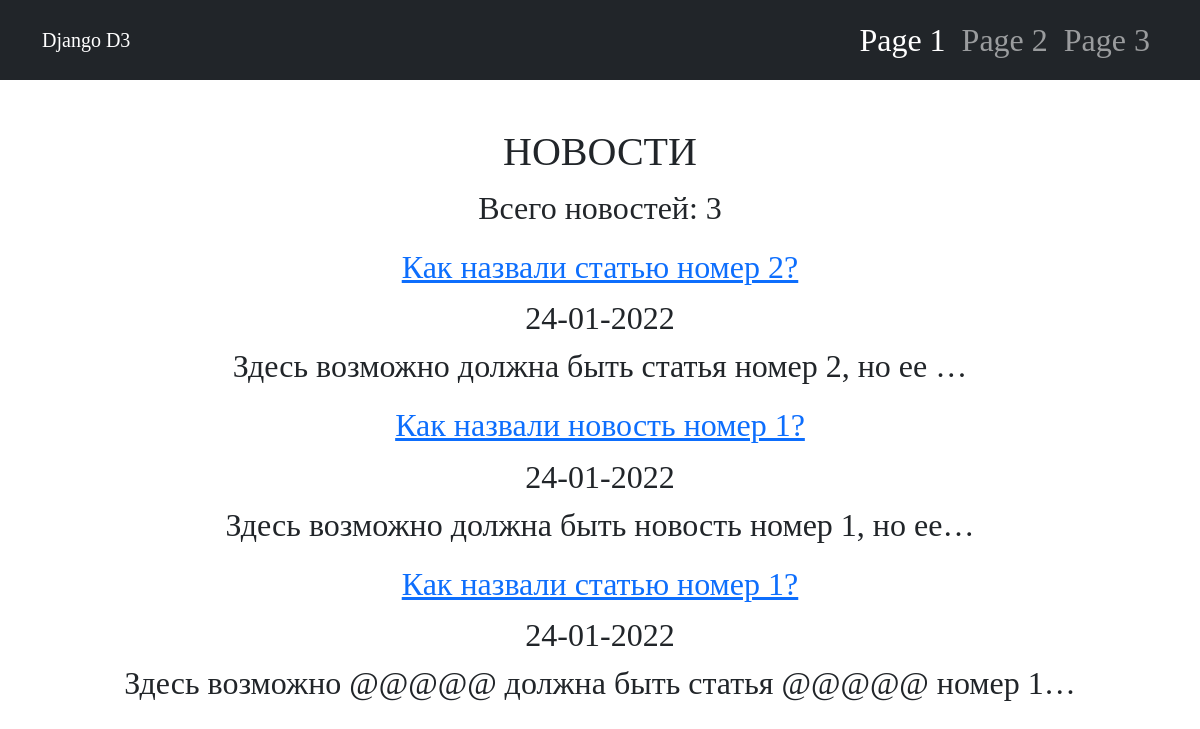
Page /news/ on the committed database.
### news/models.py (models this page shows, shortened)
class Post(models.Model):
    author = models.ForeignKey(Author, on_delete = models.CASCADE)
    NEWS = 'NW'
    ARTICLE = 'AR'
    CATEGORY_CHOICES = [(NEWS, 'Новость'), (ARTICLE, 'Статья')]
    categoryType = models.CharField(max_length = 8, choices = CATEGORY_CHOICES, default = 'news')
    dateCreation = models.DateTimeField(auto_now_add = True)
    postCategorys = models.ManyToManyField(Category, through = 'PostCategory')
    title = models.TextField()
    text = models.TextField()
    postRating = models.SmallIntegerField(default = 0)

### news/views.py (the view)
# urls.py: path('', NewsList.as_view()),
class NewsList(ListView):
    model = Post
    template_name = 'news.html'
    context_object_name = 'posts'
    queryset = Post.objects.order_by('-dateCreation')

### news/templatetags/custom_filters.py (called while the page is built)
@register.filter(name='cenzor')
def cenzor(value):
    bad_words = ('ххх', 'ууу')
    for word in bad_words:
        value = value.replace(word, '@@@@@')
    return value

### templates/news.html
{% extends "flatpages/default.html" %}
{% load custom_filters %}
{% block css %}
{% load static %}
<link href="{% static '/css/styles2.css' %}" rel="stylesheet" />
{% endblock css %}
{% block content %}
{% if posts %}
    <h1>НОВОСТИ</h1>
    <p>Всего новостей: {{ posts|length }} </p>
    {% for post in posts %}
        <div>
            <a href="/news/{{post.pk}}">
                <h2>{{ post.title }}</h2></a>
                <date>{{ post.dateCreation|date:'d-m-Y' }}</date>
                <p>{{ post.text|truncatechars:50|cenzor}}</p>
        </div>
    {% endfor %}
{% else %}
    <h1>Новости не созрели</h1>
{% endif %}
{% endblock content%}

### templates/flatpages/default.html (shortened to what this page needs)
{% load static %}
<!DOCTYPE html>
<html lang="en">
    <head>
        {% block css %}{% endblock css %}
    </head>
    <body>
        <nav class="navbar navbar-expand-lg navbar-dark bg-dark">
            <div class="container">
                <a class="navbar-brand" href="#">Django D3</a>
                <div class="collapse navbar-collapse" id="navbarSupportedContent">
                    <ul class="navbar-nav ms-auto mb-2 mb-lg-0">
                        <li class="nav-item"><a class="nav-link active" aria-current="page" href="#">Page 1</a></li>
                        <li class="nav-item"><a class="nav-link" href="#">Page 2</a></li>
                        <li class="nav-item"><a class="nav-link" href="#">Page 3</a></li>
                    </ul>
                </div>
            </div>
        </nav>
        <div class="container">
            <div class="text-center mt-5">
                {% block content %}
                {% endblock content%}
            </div>
        </div>
    </body>
</html>

### rows in the picture
Post: title "Как назвали статью номер 2?", dateCreation "24-01-2022", text|cenzor "Здесь возможно должна быть статья номер 2, но ее …"
Post: title "Как назвали новость номер 1?", dateCreation "24-01-2022", text|cenzor "Здесь возможно должна быть новость номер 1, но ее…"
Post: title "Как назвали статью номер 1?", dateCreation "24-01-2022", text|cenzor "Здесь возможно @@@@@ должна быть статья @@@@@ номер 1…"

### other values in the picture
{{ posts|length }} "3"
